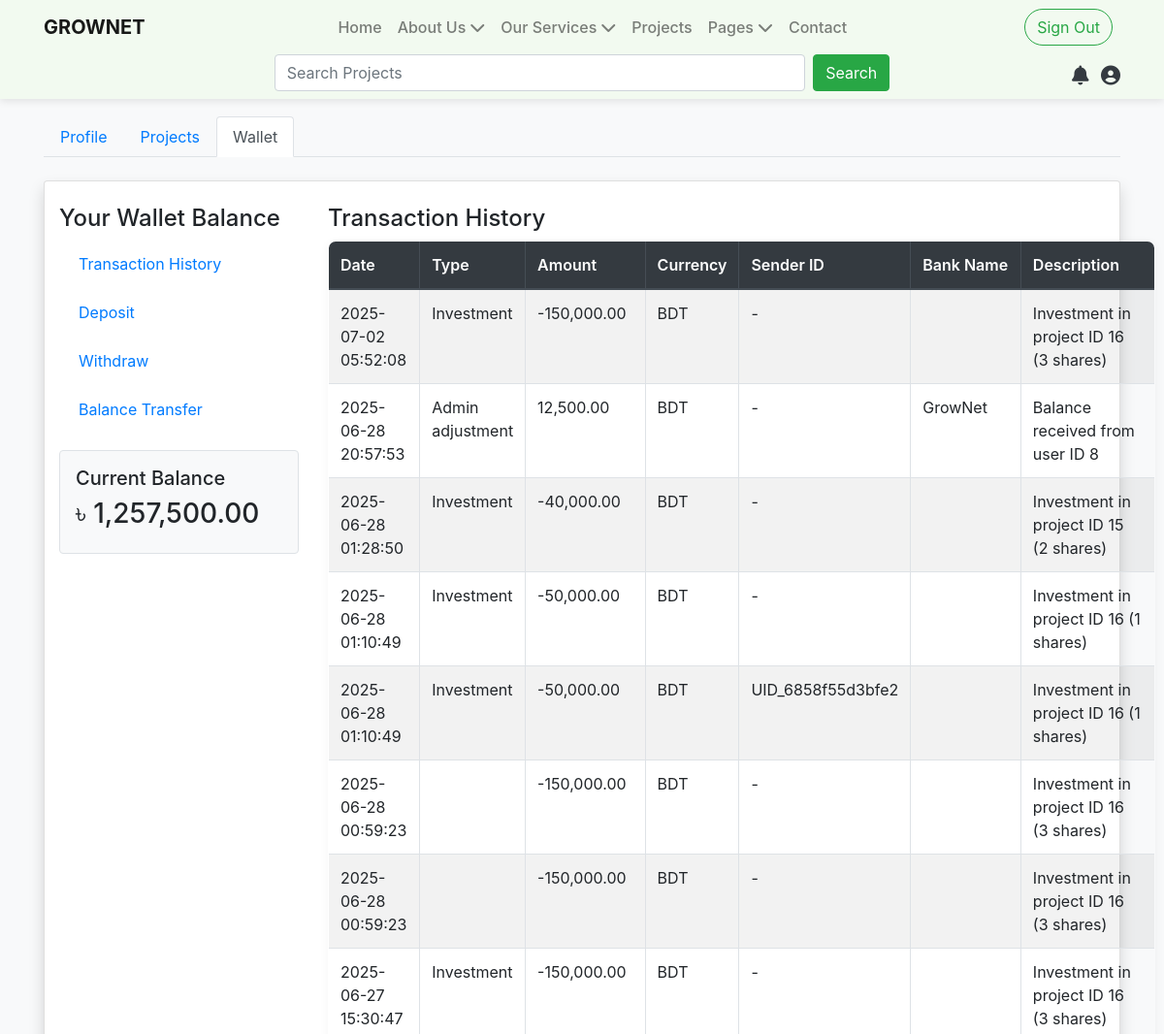
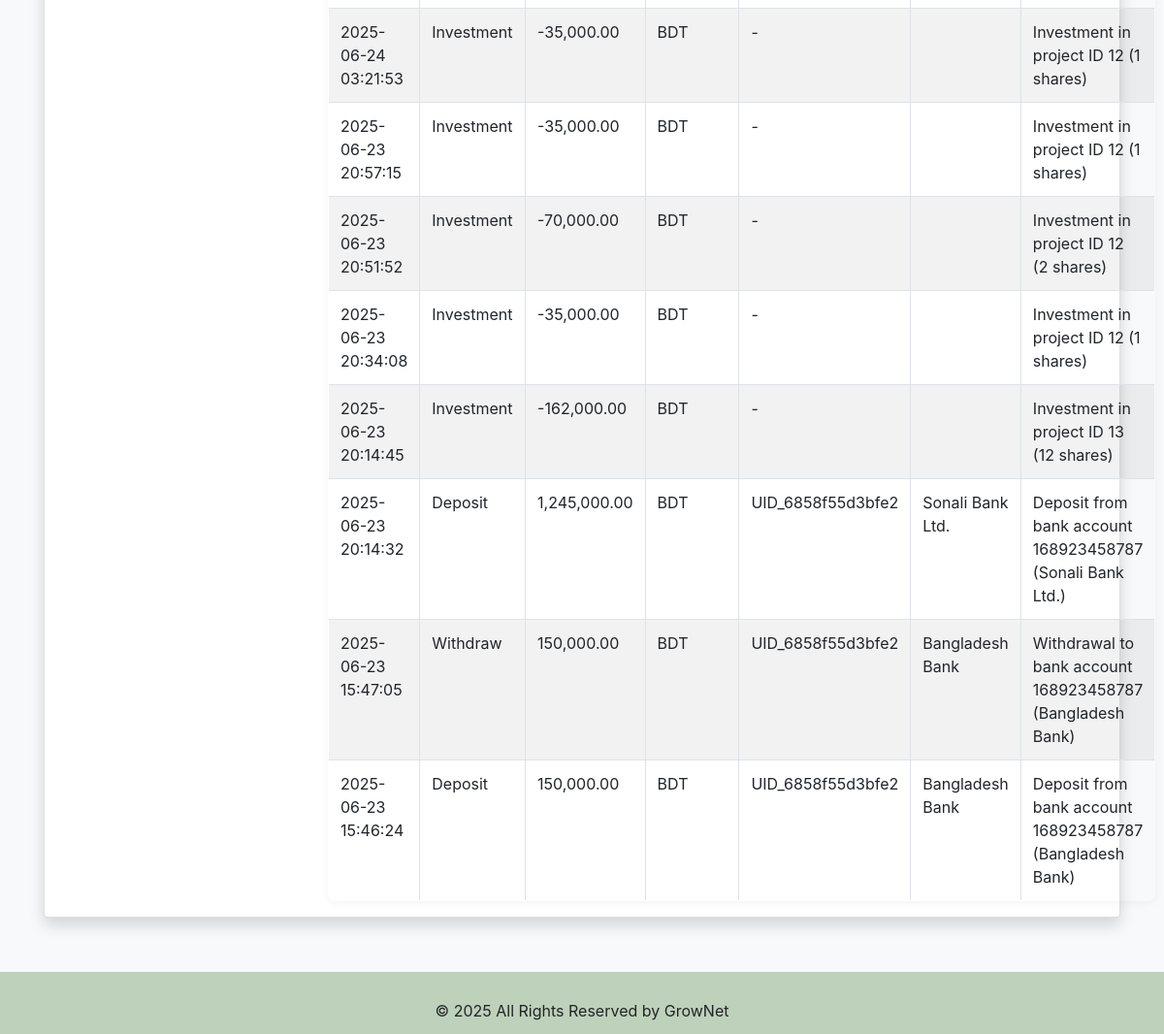
The page /index.php?page=dashboard&pages=userbalance (signed in) on the database its author committed (2 pictures, top to bottom).
### tables this page shows
CREATE TABLE `balance_transactions` (
  `id` int(11) NOT NULL,
  `user_id` int(11) NOT NULL,
  `type` enum('deposit','withdraw','investment','admin_adjustment','profit','donation','loan_disbursement','loan_repayment','loan_cancellation','penalty_charge','loan_pool') NOT NULL,
  `transfer_type` enum('bank','card','bkash','grownet') DEFAULT 'bank',
  `amount` decimal(12,2) NOT NULL,
  `bank_account` varchar(255) DEFAULT NULL,
  `bank_name` varchar(255) DEFAULT NULL,
  `currency` varchar(10) DEFAULT 'bdt',
  `description` text DEFAULT NULL,
  `created_at` timestamp NOT NULL DEFAULT current_timestamp(),
  `uniqid` varchar(32) DEFAULT NULL,
  `sender_id` int(11) DEFAULT NULL,
  `receiver_id` int(11) DEFAULT NULL,
  `payment_method` enum('bank','card','bkash') DEFAULT 'bank',
  `card_number` varchar(32) DEFAULT NULL,
  `card_holder` varchar(100) DEFAULT NULL,
  `card_cvv` varchar(10) DEFAULT NULL,
  `bkash_phone` varchar(20) DEFAULT NULL,
  `bkash_pin` varchar(10) DEFAULT NULL
);

CREATE TABLE `users` (
  `id` int(10) NOT NULL,
  `uniqid` varchar(50) DEFAULT NULL,
  `user_name` varchar(100) NOT NULL,
  `f_name` varchar(100) NOT NULL,
  `dob` date DEFAULT NULL,
  `contact` varchar(20) NOT NULL,
  `created_at` timestamp NOT NULL DEFAULT current_timestamp(),
  `user_email` varchar(100) NOT NULL,
  `user_pass` varchar(255) NOT NULL,
  `account_status` enum('active','inactive','','') NOT NULL DEFAULT 'inactive',
  `is_online` tinyint(1) NOT NULL DEFAULT 0,
  `gender` enum('male','female','others') DEFAULT NULL,
  `user_img` varchar(255) DEFAULT NULL,
  `location_id` int(11) DEFAULT NULL,
  `description` text DEFAULT NULL
);

### config/class.user.php (called while the page is built, shortened)
<?php
class USER
{
	private $conn;
	public function __construct()
	{
		$database = new Database();
		$db = $database->dbConnection();
		$this->conn = $db;
	}
	public function runQuery($sql)
	{
		$stmt = $this->conn->prepare($sql);
		return $stmt;
	}
}
?>

### pages/user/userbalance.php (the view, shortened to what this page needs)
<?php
require_once 'config/class.user.php';
$user = new USER();
$userId = $_SESSION['userSession'];
$balanceStmt = $user->runQuery("SELECT
    COALESCE(SUM(CASE WHEN type IN ('deposit','investment_return','admin_adjustment','profit_transfer','balance_transfer_in') THEN amount ELSE 0 END) -
    SUM(CASE WHEN type IN ('withdraw','balance_transfer_out') THEN amount ELSE 0 END), 0) AS current_balance
    FROM balance_transactions WHERE user_id = :uid");
$balanceStmt->execute([':uid' => $userId]);
$balanceRow = $balanceStmt->fetch(PDO::FETCH_ASSOC);
$current_balance = $balanceRow['current_balance'] ?? 0;
$historyStmt = $user->runQuery("SELECT * FROM balance_transactions WHERE user_id = :uid ORDER BY created_at DESC");
$historyStmt->execute([':uid' => $userId]);
$transactions = $historyStmt->fetchAll(PDO::FETCH_ASSOC);
?>
<div class="container-fluid card shadow">
    <div class="row">
        <div class="col-md-3 mt-4">
            <h4>Your Wallet Balance</h4>
            <ul class="list-group">
                <li class="list-group-item"><a href="#" onclick="showSection('history')">Transaction History</a></li>
                <li class="list-group-item"><a href="#" onclick="showSection('deposit')">Deposit</a></li>
                <li class="list-group-item"><a href="#" onclick="showSection('withdraw')">Withdraw</a></li>
                <li class="list-group-item"><a href="#" onclick="showSection('balance_transfer')">Balance Transfer</a></li>
            </ul>
            <div class="mt-3 p-3 border rounded bg-light">
                <h5>Current Balance</h5>
                <h3>৳ <?= number_format($current_balance, 2) ?></h3>
            </div>
        </div>
        <div class="col-md-9 mt-4">
            <div id="history-section" class="balance-section">
                <h4>Transaction History</h4>
                <table class="table table-striped table-bordered">
                    <thead class="thead-dark">
                        <tr>
                            <th>Date</th>
                            <th>Type</th>
                            <th>Amount</th>
                            <th>Currency</th>
                            <th>Sender ID</th>
                            <th>Bank Name</th>
                            <th>Description</th>
                        </tr>
                    </thead>
                    <tbody>
                        <?php if ($transactions): foreach ($transactions as $t):
                            $senderUniq = '-';
                            if (!empty($t['sender_id'])) {
                                $stmtSender = $user->runQuery("SELECT uniqid FROM users WHERE id = :id");
                                $stmtSender->execute([':id' => $t['sender_id']]);
                                $senderUniq = $stmtSender->fetchColumn() ?: '-';
                            }
                        ?>
<tr>
    <td><?= htmlspecialchars($t['created_at']) ?></td>
    <td><?= ucfirst(str_replace('_', ' ', $t['type'])) ?></td>
    <td><?= number_format($t['amount'], 2) ?></td>
    <td><?= htmlspecialchars(strtoupper($t['currency'])) ?></td>
    <td><?= htmlspecialchars($senderUniq) ?></td>
    <td><?= htmlspecialchars($t['bank_name']) ?></td>
    <td><?= htmlspecialchars($t['description']) ?></td>
</tr>
                        <?php endforeach; else: ?>
                            <tr><td colspan="7" class="text-center">No transactions found.</td></tr>
                        <?php endif; ?>
                    </tbody>
                </table>
            </div>
        </div>
    </div>
</div>

### assets/css/style.css (style rules this page uses)
body, html { height: 100%; margin: 0; padding: 0; background-color: #f8f9fa; scroll-behavior: smooth; }
.table { border-radius: 8px; overflow: hidden; box-shadow: 0 2px 10px rgba(0,0,0,0.05); }
.table thead th { background-color: #e9ecef; color: #495057; border-bottom: 2px solid #dee2e6; font-weight: 600; }
.list-group-item { border: none; transition: box-shadow 0.2s, transform 0.2s; margin-bottom: 2px; border-radius: 4px; }

### rows shown on the page
balance_transactions: created_at "2025-07-02 05:52:08", type "Investment", amount "-150,000.00", currency "BDT", senderUniq "-", description "Investment in project ID 16 (3 shares)"
balance_transactions: created_at "2025-06-28 20:57:53", type "Admin adjustment", amount "12,500.00", currency "BDT", senderUniq "-", bank_name "GrowNet", description "Balance received from user ID 8"
balance_transactions: created_at "2025-06-28 01:28:50", type "Investment", amount "-40,000.00", currency "BDT", senderUniq "-", description "Investment in project ID 15 (2 shares)"
balance_transactions: created_at "2025-06-28 01:10:49", type "Investment", amount "-50,000.00", currency "BDT", senderUniq "-", description "Investment in project ID 16 (1 shares)"
balance_transactions: created_at "2025-06-28 01:10:49", type "Investment", amount "-50,000.00", currency "BDT", user.uniqid "UID_6858f55d3bfe2", description "Investment in project ID 16 (1 shares)"
balance_transactions: created_at "2025-06-28 00:59:23", amount "-150,000.00", currency "BDT", senderUniq "-", description "Investment in project ID 16 (3 shares)"
balance_transactions: created_at "2025-06-28 00:59:23", amount "-150,000.00", currency "BDT", senderUniq "-", description "Investment in project ID 16 (3 shares)"
balance_transactions: created_at "2025-06-27 15:30:47", type "Investment", amount "-150,000.00", currency "BDT", senderUniq "-", description "Investment in project ID 16 (3 shares)"
balance_transactions: created_at "2025-06-24 03:21:53", type "Investment", amount "-35,000.00", currency "BDT", senderUniq "-", description "Investment in project ID 12 (1 shares)"
balance_transactions: created_at "2025-06-23 20:57:15", type "Investment", amount "-35,000.00", currency "BDT", senderUniq "-", description "Investment in project ID 12 (1 shares)"
balance_transactions: created_at "2025-06-23 20:51:52", type "Investment", amount "-70,000.00", currency "BDT", senderUniq "-", description "Investment in project ID 12 (2 shares)"
balance_transactions: created_at "2025-06-23 20:34:08", type "Investment", amount "-35,000.00", currency "BDT", senderUniq "-", description "Investment in project ID 12 (1 shares)"
balance_transactions: created_at "2025-06-23 20:14:45", type "Investment", amount "-162,000.00", currency "BDT", senderUniq "-", description "Investment in project ID 13 (12 shares)"
balance_transactions: created_at "2025-06-23 20:14:32", type "Deposit", amount "1,245,000.00", currency "BDT", user.uniqid "UID_6858f55d3bfe2", bank_name "Sonali Bank Ltd.", description "Deposit from bank account 168923458787 (Sonali Bank Ltd.)"
balance_transactions: created_at "2025-06-23 15:47:05", type "Withdraw", amount "150,000.00", currency "BDT", user.uniqid "UID_6858f55d3bfe2", bank_name "Bangladesh Bank", description "Withdrawal to bank account 168923458787 (Bangladesh Bank)"
balance_transactions: created_at "2025-06-23 15:46:24", type "Deposit", amount "150,000.00", currency "BDT", user.uniqid "UID_6858f55d3bfe2", bank_name "Bangladesh Bank", description "Deposit from bank account 168923458787 (Bangladesh Bank)"

### other values the page prints
$current_balance "1,257,500.00"
